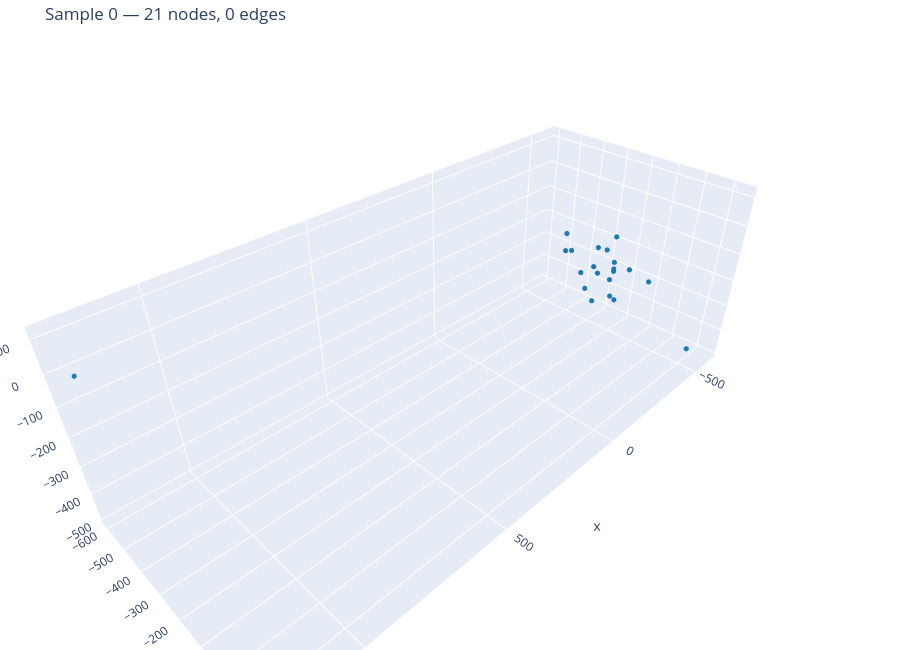

The cell this chart's notebook holds for it:
### Markdown cell above
## Static figure fallback

If `ipywidgets` isn't set up (or you're exporting to HTML), render any single sample with a plain `go.Figure`.

### Code cell
IDX = 0

m = mols[IDX]
static_fig = go.Figure(data=neuron_traces(m))
static_fig.update_layout(
    scene=dict(aspectmode="data", xaxis_title="x", yaxis_title="y", zaxis_title="z"),
    height=650,
    margin=dict(l=0, r=0, t=40, b=0),
    showlegend=False,
    title=f"Sample {IDX} — {m.coords.shape[0]} nodes, {m.bond_indices.shape[0]} edges",
)
static_fig.show()

### Figure 1 — Plotly figure (JSON) as saved in the notebook; plotly's stock layout.template omitted (floating-point values rounded to 4 significant figures)
{"data": [{"hovertemplate": "node %{text}<br>x=%{x:.2f}<br>y=%{y:.2f}<br>z=%{z:.2f}<extra></extra>", "marker": {"color": "#1f77b4", "size": 3}, "mode": "markers", "name": "nodes", "text": ["0", "1", "2", "3", "4", "5", "6", "7", "8", "9", "10", "11", "12", "13", "14", "15", "16", "17", "18", "19", "20"], "type": "scatter3d", "x": [30.16, 39.2, -5.358, -80.82, -64.27, -11.65, -12.18, 52.99, 55.07, 30.42, -91.51, -135.5, 1212.0, -575.3, -137.4, 15.0, 12.42, -149.4, -146.8, -46.34, 9.013], "y": [-36.45, 61.85, 83.62, 29.75, 18.62, -5.614, 79.95, -40.44, 18.67, 119.0, 148.2, -63.94, -602.6, 87.73, -57.16, 39.53, 93.51, -8.012, -1.926, 108.3, -72.6], "z": [84.0, 54.8, 58.69, -28.13, 70.85, -43.32, 47.33, 90.4, 45.89, -9.057, 8.919, -43.45, -22.07, -496.1, 22.95, -53.88, -16.09, 71.85, -9.053, 49.58, 115.9]}], "layout": {"height": 650, "margin": {"b": 0, "l": 0, "r": 0, "t": 40}, "scene": {"aspectmode": "data", "xaxis": {"title": {"text": "x"}}, "yaxis": {"title": {"text": "y"}}, "zaxis": {"title": {"text": "z"}}}, "showlegend": false, "title": {"text": "Sample 0 — 21 nodes, 0 edges"}}}
